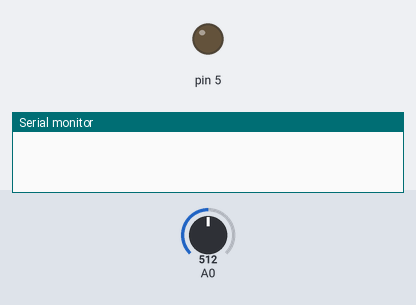
Bench run of a sketch on a simulated Arduino Uno, built with avr-gcc and run on an emulated ATmega328P. Parts: output pins drawn as LEDs (lit = HIGH), the last lines printed to the serial monitor. The test bench sets the inputs (shaded band); at power-on: A0 = 512.

Above: at 1.2 s.
1.3 s: A0 set to 882
2.8 s: A0 set to 908
At 4.3 s:
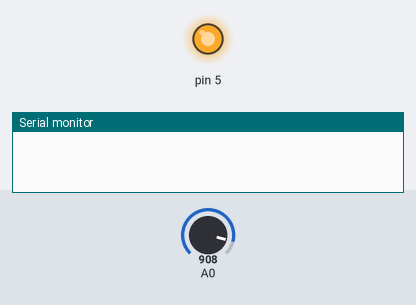
4.7 s: A0 set to 406
6.2 s: A0 set to 389
At 7.2 s:
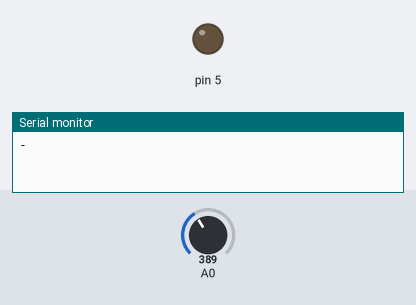
7.7 s: A0 set to 910
At 7.93 s:
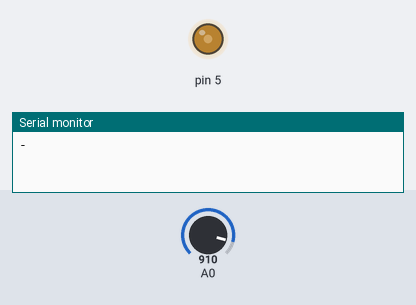
9.6 s: A0 set to 390
At 9.9 s:
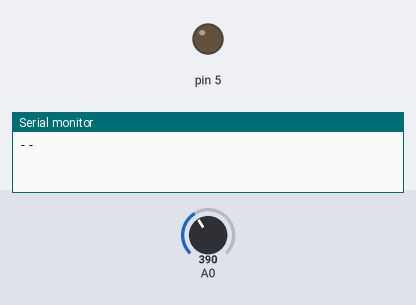
Timing chart, 0 to 12.1 s (numbered marks = the images above; inputs shaded):
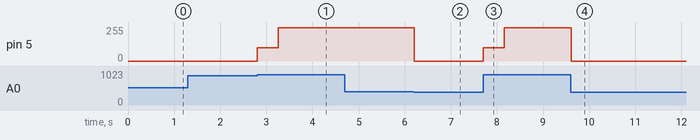

Measured:
- the behaviour switches between 900 and 901 on A0 (found by bisection; images 0 and 1)
- the behaviour switches between 400 and 399 on A0 (found by bisection; images 1 and 2)
- after the input at 1.3 s, every drawn part: stays the same
- after the input at 2.8 s, pin 5: 0/255 → 100/255 at once, → 250/255 0.45 s later
- after the input at 4.7 s, every drawn part: stays the same
- after the input at 6.2 s, pin 5: 250/255 → 0/255 at once
- after the input at 7.7 s, pin 5: 0/255 → 100/255 at once, → 250/255 0.45 s later
- after the input at 9.6 s, pin 5: 250/255 → 0/255 at once

The sketch:

readTest.ino
```cpp
//Buffer Array object
#define ConnectThreshold 900 //V
#define DisconnectThreshold 400 //V

#define ShortCycles  1 //3*100
#define LongCycles 10 //10*100
#define Cycle 50 //ms

class BufferArray{
  public:
    BufferArray(){}
    int buff[10] = {0,0,0,0,0,0,0,0,0,0};
    int state = 0;

    void updateArray(int newValue){
      state++;
      if(state>=10){ state = 0; }
      buff[state] = newValue;
    }
    int averageArray(){
      int sum = 0;
      for(int i=0; i<10; i++){ sum = sum + buff[i]; }
      return sum/10;
    }

};

void LEDIndicator(int hold){
    if(hold>=ShortCycles && hold<LongCycles){ analogWrite(5, 100); }
    else if(hold>=LongCycles){analogWrite(5, 250);}
    else {analogWrite(5,0);}
}
//MAIN CODE

BufferArray* buff;
int holdDuration;

void setup() {
  Serial.begin(9600);
  buff = new BufferArray();
  holdDuration = 0;
}

void loop() {
  int start = millis();

  buff->updateArray(analogRead(0));
  int readValue = analogRead(0);
//  int readValue = buff->averageArray();

  if(readValue>ConnectThreshold){ //Pushed
    //Serial.println("Pushed");
    holdDuration++;

  } else{
  if(readValue<DisconnectThreshold){ //Released
    if(holdDuration>=ShortCycles && holdDuration<LongCycles){//Short
      Serial.write(".");
    } else{
      if(holdDuration>=LongCycles){//Long
        Serial.write("-");
      }
    }
    holdDuration = 0;
    //Reset caclulators and output whether it was short or long
  }
  }

  LEDIndicator(holdDuration);

  //Make sure ticks are regular and non negative.
  int delayTime = Cycle-(millis()-start);
  if(delayTime<0) delayTime=0;
  delay(delayTime);
}
```
